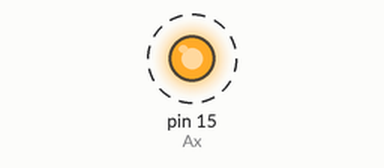
Recording of a sketch running on a simulated Arduino Uno, built with avr-gcc and run on an emulated ATmega328P. Shown: output pins drawn as LEDs (lit = HIGH). Dashed ring = blinking. What the sketch prints to the serial monitor is not drawn.

Above: at 0.13 s.
Timing chart, 0 to 3.0 s (numbered marks = the images above):
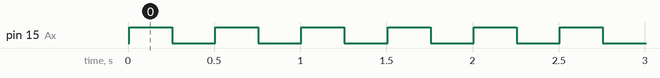

Measured:
- by itself, pin 15 (Ax): alternates HIGH for 0.25 s and LOW for 0.25 s

The sketch:

04a_test_input_output_FireBeetle_ESP-32.ino
```cpp
// (licence header left out)
#include <HardwareSerial.h>

#define GSM_RX 39 //A1
#define GSM_TX 15 //A4
#define Serial_baud_rate 115200
#define Ax 15 //a0 = 36 ; a2 =34, a3=35

//HardwareSerial FonaSerial(1);

void setup() {

  //USB
  Serial.begin(Serial_baud_rate);
  while (!Serial) {;/*attend que le port série "USB" se connecte*/}
  Serial.println("");
  Serial.println("----------------------------------");
  Serial.println("               SETUP              ");
  Serial.println("");
  Serial.println("Serial 1 (USB)  : OK");

  //FONA
//  FonaSerial.begin(Serial_baud_rate,SERIAL_8N1,GSM_RX,GSM_TX);
//  while (!FonaSerial) {;Serial.println("FONA = non available");/*attend que le port série "USB" se connecte*/}
 // Serial.println("SoftSerial (Fona) : OK");

  //test des sortie analogique output
  pinMode(Ax,OUTPUT);

  Serial.println("");
  Serial.println("----------------------------------");
}

void loop() {
/*
   while (Serial.available()) {
     FonaSerial.print(char(Serial.read()));
   }
   while (FonaSerial.available()) {
     Serial.println(FonaSerial.read());
   }
   */
  digitalWrite(Ax,HIGH);
  delay(250);
  digitalWrite(Ax,LOW);
  delay(250);
}
```
